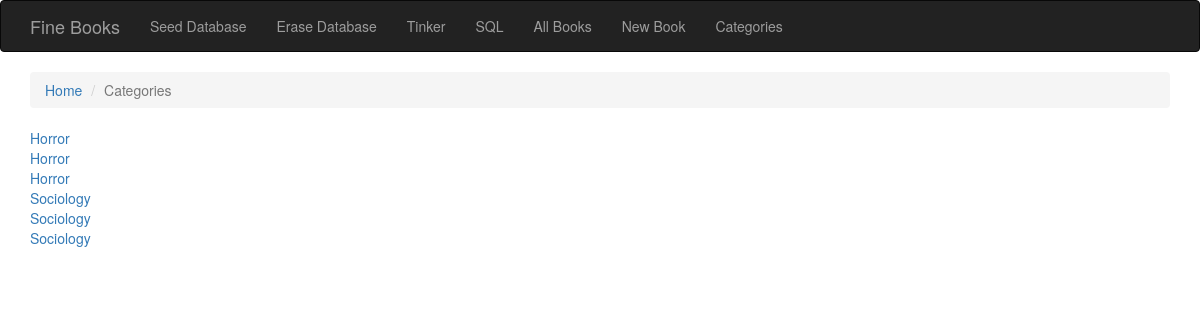
The page /categories on the database as committed earlier.
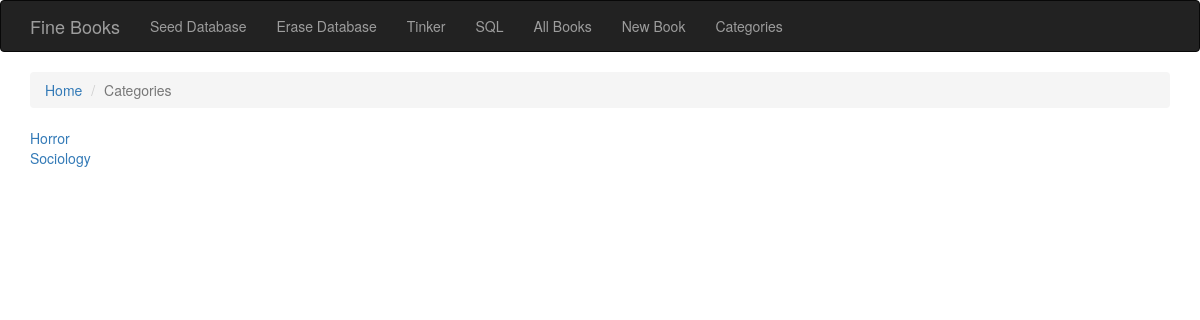
The same page on the database as committed later.
### tables this page shows
CREATE TABLE Category (description TEXT);

### app.py (the view)
    @app.route('/categories')
    def categories():
        categories = execute_sql('SELECT rowid, * FROM Category ORDER BY description ASC')
        return render_template('categories.html', categories=categories)

### templates/categories.html
{% extends "base.html" %}
{% block breadcrumb %}
  <li class="breadcrumb-item"><a href="{{ url_for('home') }}">Home</a></li>
  <li class="breadcrumb-item active">Categories</li>
{% endblock %}
{% block page_content %}
{% for category in categories %}
  <div><a href="{{ url_for('books_in_cat', categoryID=category['rowid']) }}">{{category['description']}}</a></div>
{% endfor%}
{% endblock %}

Rows that differ between the two databases and show on the page:
removed Category: description "Horror"
removed Category: description "Horror"
removed Category: description "Sociology"
removed Category: description "Sociology"
